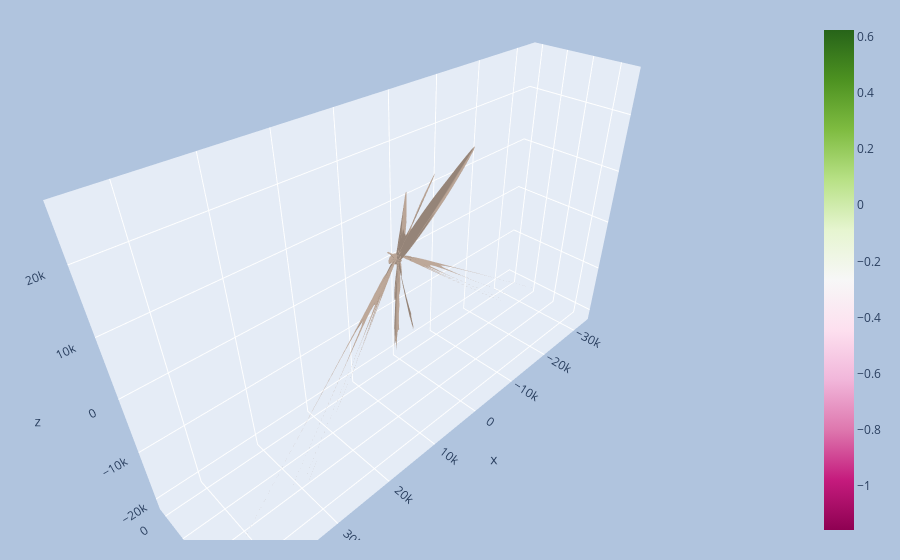

This figure's notebook cell:
### Code cell
f = pos.numpy().copy()
a = phi.transpose()@f
x = torch.tensor(phi@a)

visualize(x, face.t(), intensity=f)

### Figure 1 — Plotly figure (JSON) as saved in the notebook; plotly's stock layout.template omitted (floating-point values rounded to 4 significant figures; data arrays with more than 128 entries replaced by an {"elided": "..."} marker saying what was removed)
{"data": [{"color": "lightpink", "i": {"elided": "13776 int values"}, "intensity": {"elided": "6890x3 float values"}, "j": {"elided": "13776 int values"}, "k": {"elided": "13776 int values"}, "opacity": 1, "showscale": true, "type": "mesh3d", "x": {"elided": "6890 float values"}, "y": {"elided": "6890 float values"}, "z": {"elided": "6890 float values"}}], "layout": {"autosize": true, "margin": {"b": 20, "l": 20, "r": 20, "t": 20}, "paper_bgcolor": "LightSteelBlue", "scene": {"aspectmode": "data", "aspectratio": {"x": 1.883, "y": 0.4599, "z": 1.155}}}}
